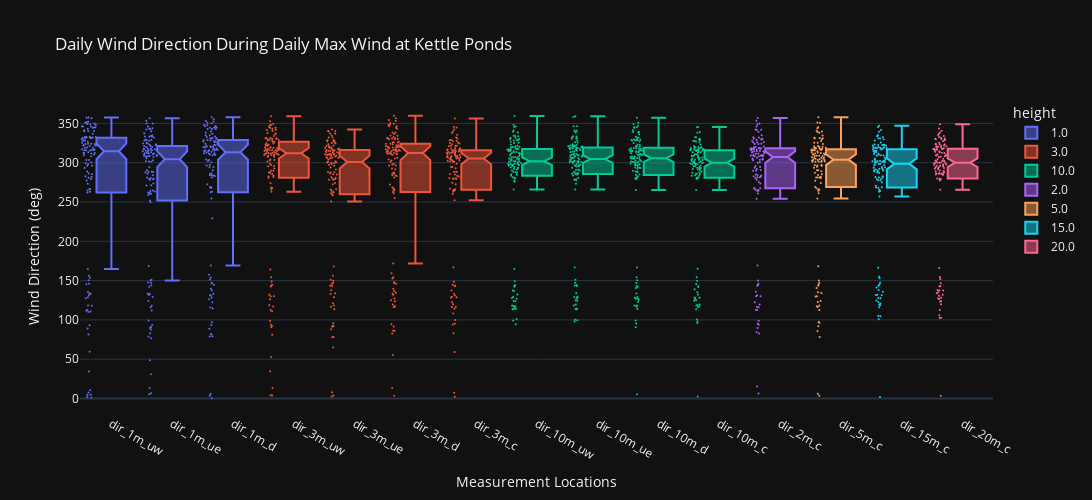

This figure's notebook cell:
### Code cell
# Make a boxplot of the daily average wind speeds at each height and each tower
fig = px.box(sos_daily_max_dir_tidy_df, 
             x='variable', 
             y='value', 
             color='height',
             title='Daily Wind Direction During Daily Max Wind at Kettle Ponds',
             # show time in the hover
             hover_data=['time'],
             template='plotly_dark',
             height=500,
             width=1100,
             # widen the box
            boxmode='overlay',
            notched=True,
            points='all',
            category_orders={
                "variable":['spd_1m_uw','spd_1m_d','spd_1m_ue',  'spd_2m_c', 'spd_3m_uw','spd_3m_c', 'spd_3m_ue','spd_3m_d', 'spd_5m_c',
                             'spd_10m_uw','spd_10m_c','spd_10m_ue','spd_10m_d','spd_15m_c', 'spd_20m_c']
            }
            )
# add jitter
fig.update_traces(jitter=0.5, marker=dict(size=2))
# add labels to the x and y axis
fig.update_xaxes(title_text='Measurement Locations')
fig.update_yaxes(title_text='Wind Direction (deg)')

fig

### Figure 1 — Plotly figure (JSON) as saved in the notebook; plotly's stock layout.template omitted (floating-point values rounded to 4 significant figures; data arrays with more than 128 entries replaced by an {"elided": "..."} marker saying what was removed)
{"data": [{"alignmentgroup": "True", "boxpoints": "all", "customdata": {"elided": "480x1 str values"}, "hovertemplate": "height=1.0<br>variable=%{x}<br>value=%{y}<br>time=%{customdata[0]}<extra></extra>", "jitter": 0.5, "legendgroup": "1.0", "marker": {"color": "#636efa", "size": 2}, "name": "1.0", "notched": true, "offsetgroup": "1.0", "orientation": "v", "showlegend": true, "type": "box", "x": {"elided": "480 str values"}, "x0": " ", "xaxis": "x", "y": {"elided": "480 float values"}, "y0": " ", "yaxis": "y"}, {"alignmentgroup": "True", "boxpoints": "all", "customdata": {"elided": "640x1 str values"}, "hovertemplate": "height=3.0<br>variable=%{x}<br>value=%{y}<br>time=%{customdata[0]}<extra></extra>", "jitter": 0.5, "legendgroup": "3.0", "marker": {"color": "#EF553B", "size": 2}, "name": "3.0", "notched": true, "offsetgroup": "3.0", "orientation": "v", "showlegend": true, "type": "box", "x": {"elided": "640 str values"}, "x0": " ", "xaxis": "x", "y": {"elided": "640 float values"}, "y0": " ", "yaxis": "y"}, {"alignmentgroup": "True", "boxpoints": "all", "customdata": {"elided": "640x1 str values"}, "hovertemplate": "height=10.0<br>variable=%{x}<br>value=%{y}<br>time=%{customdata[0]}<extra></extra>", "jitter": 0.5, "legendgroup": "10.0", "marker": {"color": "#00cc96", "size": 2}, "name": "10.0", "notched": true, "offsetgroup": "10.0", "orientation": "v", "showlegend": true, "type": "box", "x": {"elided": "640 str values"}, "x0": " ", "xaxis": "x", "y": {"elided": "640 float values"}, "y0": " ", "yaxis": "y"}, {"alignmentgroup": "True", "boxpoints": "all", "customdata": {"elided": "160x1 str values"}, "hovertemplate": "height=2.0<br>variable=%{x}<br>value=%{y}<br>time=%{customdata[0]}<extra></extra>", "jitter": 0.5, "legendgroup": "2.0", "marker": {"color": "#ab63fa", "size": 2}, "name": "2.0", "notched": true, "offsetgroup": "2.0", "orientation": "v", "showlegend": true, "type": "box", "x": {"elided": "160 str values"}, "x0": " ", "xaxis": "x", "y": {"elided": "160 float values"}, "y0": " ", "yaxis": "y"}, {"alignmentgroup": "True", "boxpoints": "all", "customdata": {"elided": "160x1 str values"}, "hovertemplate": "height=5.0<br>variable=%{x}<br>value=%{y}<br>time=%{customdata[0]}<extra></extra>", "jitter": 0.5, "legendgroup": "5.0", "marker": {"color": "#FFA15A", "size": 2}, "name": "5.0", "notched": true, "offsetgroup": "5.0", "orientation": "v", "showlegend": true, "type": "box", "x": {"elided": "160 str values"}, "x0": " ", "xaxis": "x", "y": {"elided": "160 float values"}, "y0": " ", "yaxis": "y"}, {"alignmentgroup": "True", "boxpoints": "all", "customdata": {"elided": "160x1 str values"}, "hovertemplate": "height=15.0<br>variable=%{x}<br>value=%{y}<br>time=%{customdata[0]}<extra></extra>", "jitter": 0.5, "legendgroup": "15.0", "marker": {"color": "#19d3f3", "size": 2}, "name": "15.0", "notched": true, "offsetgroup": "15.0", "orientation": "v", "showlegend": true, "type": "box", "x": {"elided": "160 str values"}, "x0": " ", "xaxis": "x", "y": {"elided": "160 float values"}, "y0": " ", "yaxis": "y"}, {"alignmentgroup": "True", "boxpoints": "all", "customdata": {"elided": "160x1 str values"}, "hovertemplate": "height=20.0<br>variable=%{x}<br>value=%{y}<br>time=%{customdata[0]}<extra></extra>", "jitter": 0.5, "legendgroup": "20.0", "marker": {"color": "#FF6692", "size": 2}, "name": "20.0", "notched": true, "offsetgroup": "20.0", "orientation": "v", "showlegend": true, "type": "box", "x": {"elided": "160 str values"}, "x0": " ", "xaxis": "x", "y": {"elided": "160 float values"}, "y0": " ", "yaxis": "y"}], "layout": {"boxmode": "overlay", "height": 500, "legend": {"title": {"text": "height"}, "tracegroupgap": 0}, "title": {"text": "Daily Wind Direction During Daily Max Wind at Kettle Ponds"}, "width": 1100, "xaxis": {"anchor": "y", "categoryarray": ["spd_1m_uw", "spd_1m_d", "spd_1m_ue", "spd_2m_c", "spd_3m_uw", "spd_3m_c", "spd_3m_ue", "spd_3m_d", "spd_5m_c", "spd_10m_uw", "spd_10m_c", "spd_10m_ue", "spd_10m_d", "spd_15m_c", "spd_20m_c"], "categoryorder": "array", "domain": [0, 1], "title": {"text": "Measurement Locations"}}, "yaxis": {"anchor": "x", "domain": [0, 1], "title": {"text": "Wind Direction (deg)"}}}}
